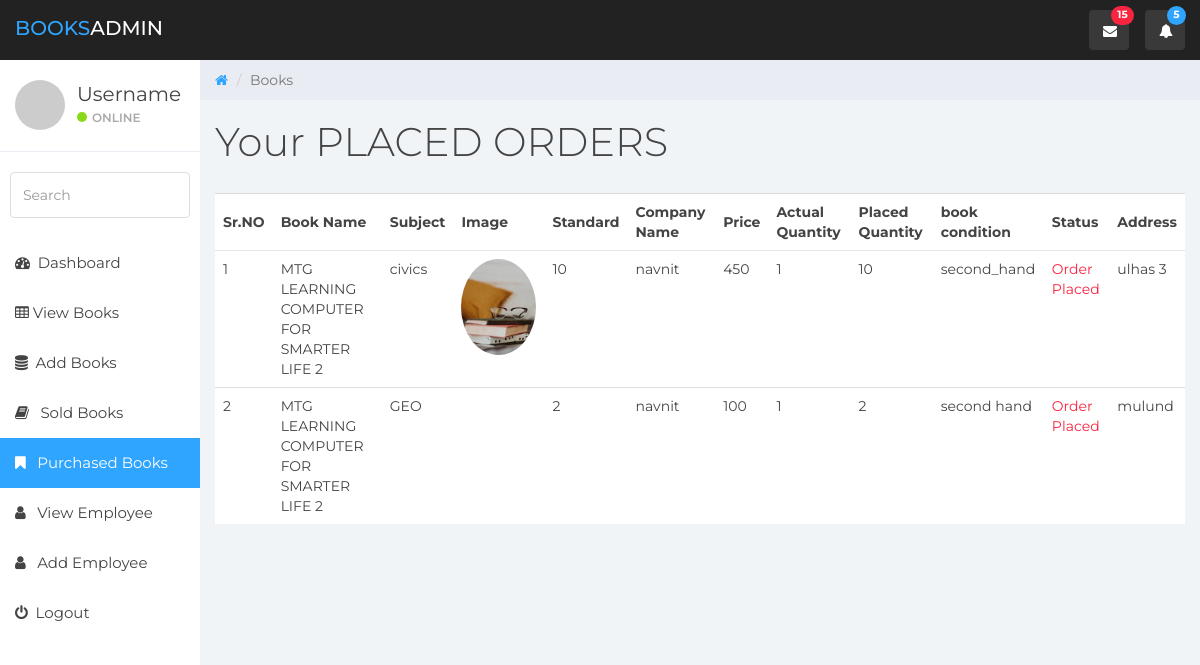
The page /books.php?source=placed_orders (signed in) on the database as committed earlier.
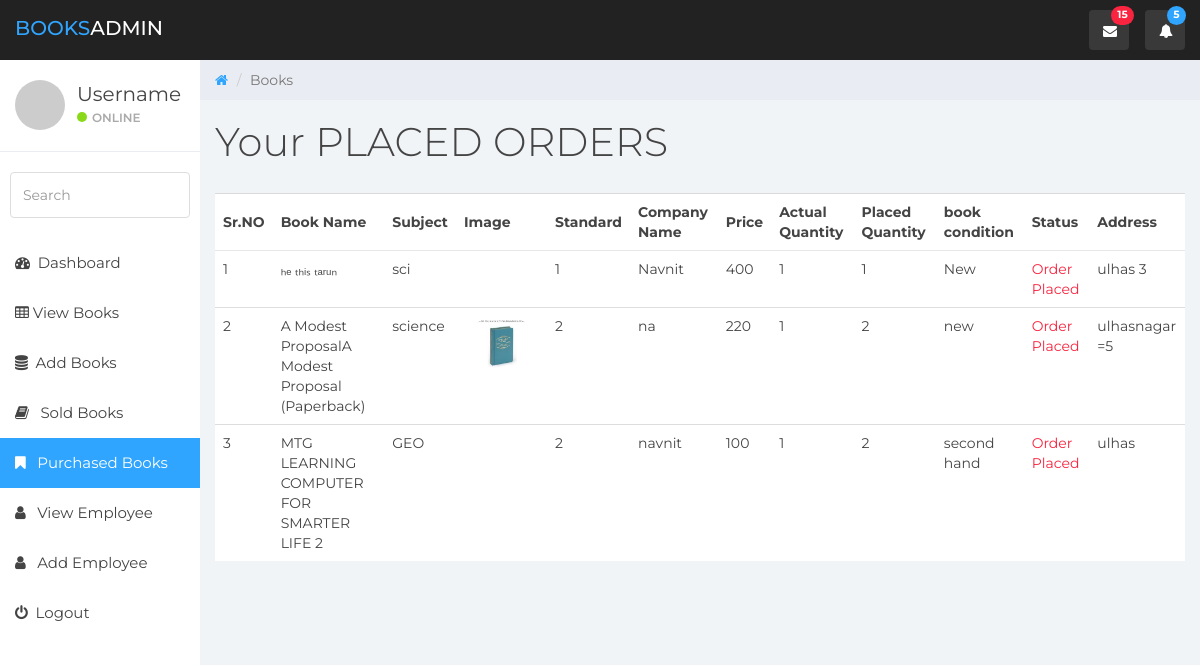
The same page on the database as committed later.
### tables this page shows
CREATE TABLE `placed_orders` (
  `id` int(11) NOT NULL,
  `buyer_user` int(11) NOT NULL,
  `seller_user` int(11) NOT NULL,
  `placed_quantity` int(11) NOT NULL,
  `book_id` int(11) NOT NULL,
  `status` varchar(255) NOT NULL,
  `address` text NOT NULL
);

CREATE TABLE `books` (
  `id` int(11) NOT NULL,
  `book_name` varchar(255) NOT NULL,
  `description` text NOT NULL,
  `subject` varchar(255) NOT NULL,
  `standard` int(11) NOT NULL,
  `company_name` varchar(255) NOT NULL,
  `state` varchar(255) NOT NULL,
  `price` int(11) NOT NULL,
  `user_id` int(11) NOT NULL,
  `quantity` int(11) NOT NULL,
  `image` varchar(255) NOT NULL,
  `donation` tinyint(1) NOT NULL
);

### pages/placed_orders.php (the view, shortened to what this page needs)
<div class="container-fluid border-top">
    <div class="row">
        <div class="table-responsive">
            <table class="table table-hover">
                <thead>
                <tr>
                    <th>Sr.NO</th>
                    <th>Book Name</th>
                    <th>Subject</th>
                    <th>Image</th>
                    <th>Standard</th>
                    <th>Company Name</th>
                    <th>Price</th>
                    <th>Actual Quantity</th>
                    <th>Placed Quantity</th>
                    <th>book condition</th>
                    <th>Status</th>
                    <th>Address</th>
                </tr>
                </thead>
                <tbody>
                <?php
                include_once ("includes/connection.php");
                $i = 0;
                $id= $_SESSION['id'];
                $query  = "SELECT books.*,placed_orders.* FROM `placed_orders` JOIN books ON placed_orders.book_id=books.id WHERE placed_orders.buyer_user=$id";
                $rs = mysqli_query($conn,$query);
                while ($row = mysqli_fetch_assoc($rs)) {
                    $book_name = $row['book_name'];
                    $subject = $row['subject'];
                    $standard = $row['standard'];
                    $company_name = $row['company_name'];
                    $price = $row['price'];
                    $placed_quantity= $row['placed_quantity'];
                    $quantity = $row['quantity'];
                    $image = $row['image'];
                    $state= $row['state'];
                    $status = $row['status'];
                    $address = $row['address'];
                    $i++;
                    echo<<<ROW
<tr>
    <td>$i</td>
    <td>$book_name</td>
    <td>$subject</td>
    <td><a href=""><img src="images/books/$image" class="img-rounded img-circle img-responsive" style="width: 75px" alt=""></a></td>
    <td>$standard</td>
    <td>$company_name</td>
    <td>$price</td>
    <td>$placed_quantity</td>
    <td>$quantity</td>
    <td>$state</td>
    <td class = "color-red">$status</td>
    <td>$address</td>
</tr>
ROW;
                }
                ?>
                </tbody>
            </table>
        </div>
    </div>
</div>

Rows that differ between the two databases and show on the page:
no longer on this page (row edited): placed_orders: book.book_name "MTG LEARNING COMPUTER FOR SMARTER LIFE 2", book.subject "GEO", book.standard "2", book.company_name "navnit", book.price "100", placed_quantity "1", book.quantity "2", book.state "second hand", status "Order Placed", address "mulund"
changed placed_orders "ulhas 3": book.book_name "MTG LEARNING COMPUTER FOR SMARTER LIFE 2" → "ₕₑ ₜₕᵢₛ ₜₐᵣᵤₙ"; book.subject "civics" → "sci"; book.standard "10" → "1"; book.company_name "navnit" → "Navnit"; book.price "450" → "400"; book.quantity "10" → "1"; book.state "second_hand" → "New"; book.image: picture removed
now on this page (row edited): placed_orders: book.book_name "A Modest ProposalA Modest Proposal (Paperback)", book.subject "science", book.image (picture), book.standard "2", book.company_name "na", book.price "220", placed_quantity "1", book.quantity "2", book.state "new", status "Order Placed", address "ulhasnagar =5"
now on this page (row edited): placed_orders: book.book_name "MTG LEARNING COMPUTER FOR SMARTER LIFE 2", book.subject "GEO", book.standard "2", book.company_name "navnit", book.price "100", placed_quantity "1", book.quantity "2", book.state "second hand", status "Order Placed", address "ulhas"
